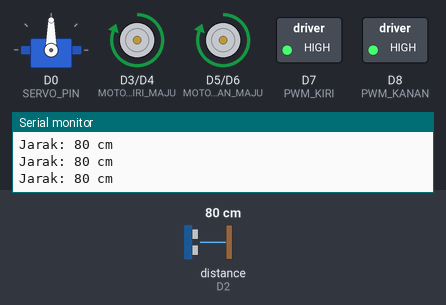
The sketch below on a simulated ESP8266 (NodeMCU). Shown: servo, motor-driver pin pairs drawn as motors (green arrow = first pin HIGH = forward, orange = second pin HIGH = backward, longer = more drive), switched loads named in the sketch (green lamp = pin HIGH), the last lines printed to the serial monitor. Wiring (inferred from the names in the program): ultrasonic range finder: trigger D1; echo D2. Inputs (shaded band) come from the test bench; at power-on: distance to the obstacle (sensor on D2) 80 cm. The echo pulse lasts 58.3 µs per cm; pins used as bus, display or sensor lines are not drawn.

Above: at 1.2 s.
1.3 s: distance to the obstacle (sensor on D2) set to 28 cm
2.8 s: distance to the obstacle (sensor on D2) set to 23 cm
At 3.2 s:
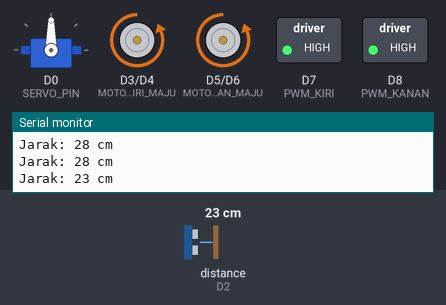
At 3.6 s:
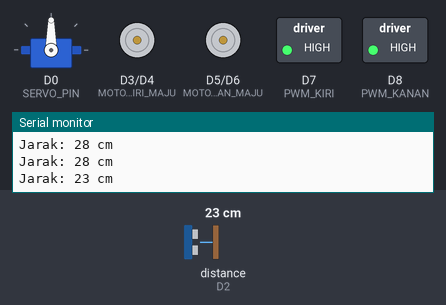
Timing chart, 0 to 11.8 s (numbered marks = the images above; inputs shaded):
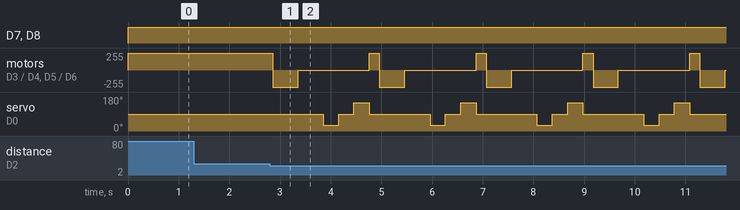

Measured:
- the behaviour switches between 26 and 25 cm on distance to the obstacle (sensor on D2) (found by bisection; images 0 and 1)
- after the input at 2.8 s, motor on D3 (MOTOR_KIRI_MAJU) / D4 (MOTOR_KIRI_MUNDUR), motor on D5 (MOTOR_KANAN_MAJU) / D6 (MOTOR_KANAN_MUNDUR): forward 255/255 → backward 255/255 after 0.05 s, then repeats every 2.1 s: stopped 1.4 s, forward 255/255 0.20 s, backward 255/255 0.50 s

The sketch:

SmartCar_sensorUltrasonik_Esp8266.ino
```cpp
#include <Servo.h>

//Sensor Ultrasonik
#define TRIG_PIN D1
#define ECHO_PIN D2

//Motor DC
#define MOTOR_KIRI_MAJU D3
#define MOTOR_KIRI_MUNDUR D4
#define MOTOR_KANAN_MAJU D5
#define MOTOR_KANAN_MUNDUR D6

#define PWM_KIRI D7
#define PWM_KANAN D8

//Servo
#define SERVO_PIN D0

Servo servoMotor;

//SETUP
void setup() {
  Serial.begin(115200);

  // Motor
  pinMode(MOTOR_KIRI_MAJU, OUTPUT);
  pinMode(MOTOR_KIRI_MUNDUR, OUTPUT);
  pinMode(MOTOR_KANAN_MAJU, OUTPUT);
  pinMode(MOTOR_KANAN_MUNDUR, OUTPUT);
  pinMode(PWM_KIRI, OUTPUT);
  pinMode(PWM_KANAN, OUTPUT);

  // Sensor
  pinMode(TRIG_PIN, OUTPUT);
  pinMode(ECHO_PIN, INPUT);

  // Servo
  servoMotor.attach(SERVO_PIN);
  servoMotor.write(90);

  Serial.println("Sistem Siap 🚗💨");
}

// LOOP
void loop() {
  long jarak = bacaJarak();
  Serial.print("Jarak: ");
  Serial.print(jarak);
  Serial.println(" cm");

  analogWrite(PWM_KIRI, 700);   // 0–1023 untuk ESP8266
  analogWrite(PWM_KANAN, 700);

  if (jarak <= 25 && jarak > 0) {
    mundur();
    delay(500);
    berhentiMotor();
    delay(500);

    int arah = pindaiArah();

    if (arah == 45) belokKiri();
    else if (arah == 135) belokKanan();
    else maju();
  }
  else if (jarak > 25 && jarak < 400) {
    maju();
  }
  else {
    berhentiMotor();
  }

  delay(200);
}

// Fungsi Sensor
long mikrodetikKeCm(long mikrodetik) {
  return mikrodetik / 29 / 2;
}

long bacaJarak() {
  digitalWrite(TRIG_PIN, LOW);
  delayMicroseconds(2);
  digitalWrite(TRIG_PIN, HIGH);
  delayMicroseconds(10);
  digitalWrite(TRIG_PIN, LOW);

  long durasi = pulseIn(ECHO_PIN, HIGH, 30000);
  if (durasi == 0) return 500;
  return mikrodetikKeCm(durasi);
}

//Fungsi Motor
void berhentiMotor() {
  digitalWrite(MOTOR_KIRI_MAJU, LOW);
  digitalWrite(MOTOR_KIRI_MUNDUR, LOW);
  digitalWrite(MOTOR_KANAN_MAJU, LOW);
  digitalWrite(MOTOR_KANAN_MUNDUR, LOW);
}

void maju() {
  digitalWrite(MOTOR_KIRI_MAJU, HIGH);
  digitalWrite(MOTOR_KIRI_MUNDUR, LOW);
  digitalWrite(MOTOR_KANAN_MAJU, HIGH);
  digitalWrite(MOTOR_KANAN_MUNDUR, LOW);
}

void mundur() {
  digitalWrite(MOTOR_KIRI_MAJU, LOW);
  digitalWrite(MOTOR_KIRI_MUNDUR, HIGH);
  digitalWrite(MOTOR_KANAN_MAJU, LOW);
  digitalWrite(MOTOR_KANAN_MUNDUR, HIGH);
}

void belokKiri() {
  digitalWrite(MOTOR_KIRI_MAJU, LOW);
  digitalWrite(MOTOR_KIRI_MUNDUR, LOW);
  digitalWrite(MOTOR_KANAN_MAJU, HIGH);
  digitalWrite(MOTOR_KANAN_MUNDUR, LOW);
  delay(500);
}

void belokKanan() {
  digitalWrite(MOTOR_KIRI_MAJU, HIGH);
  digitalWrite(MOTOR_KIRI_MUNDUR, LOW);
  digitalWrite(MOTOR_KANAN_MAJU, LOW);
  digitalWrite(MOTOR_KANAN_MUNDUR, LOW);
  delay(500);
}

//Fungsi Servo Scan
int pindaiArah() {
  int jarakKiri, jarakTengah, jarakKanan;

  servoMotor.write(30);
  delay(300);
  jarakKiri = bacaJarak();

  servoMotor.write(90);
  delay(300);
  jarakTengah = bacaJarak();

  servoMotor.write(150);
  delay(300);
  jarakKanan = bacaJarak();

  servoMotor.write(90);

  if (jarakKiri > jarakTengah && jarakKiri > jarakKanan) return 45;
  if (jarakKanan > jarakTengah && jarakKanan > jarakKiri) return 135;
  return 90;
}
```
